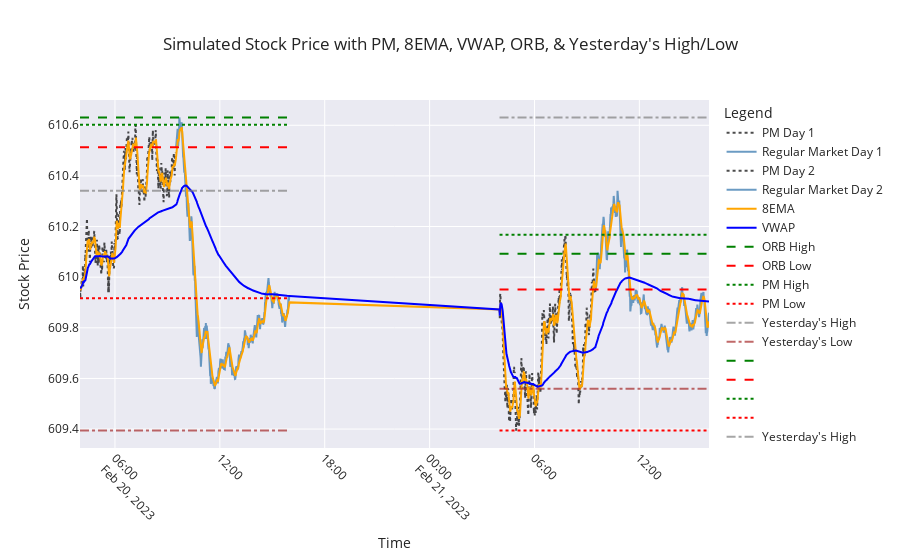

Write notebook code for a chart like this one.
### Code cell
import numpy as np  # Importing numpy for numerical operations
import pandas as pd
import seaborn as sns
from plotly.subplots import make_subplots
from ipywidgets import widgets
from IPython.display import display
from Gen_SPY_With_Indicators import simulate_stock  # Importing simulation function
import matplotlib.pyplot as plt  # Importing matplotlib for plotting
import matplotlib.ticker as mticker  # For proper Y-axis formatting

def generate_signals(df, stop_loss_pct=0.02):
    """ Generates trade signals based on ORB, VWAP, 8EMA, PM High/Low, and Yest High/Low """

    df['Signal'] = ''
    df['Stop_Loss'] = np.nan  # Initialize Stop_Loss column

    # Buy Call: Price breaks ORB High & supported by 8EMA & VWAP
    df.loc[
        (df['Close'] > df['ORB_High']) & 
        (df['Close'] > df['VWAP']) & 
        (df['Close'] > df['8EMA']),
        'Signal'
    ] = 'BUY CALL'

    # Sell Put: Price breaks ORB Low & rejected by 8EMA & VWAP
    df.loc[
        (df['Close'] < df['ORB_Low']) & 
        (df['Close'] < df['VWAP']) & 
        (df['Close'] < df['8EMA']),
        'Signal'
    ] = 'BUY PUT'

    # Boost Call Confidence if PM High or Yesterday's High is broken
    df.loc[
        (df['Signal'] == 'BUY CALL') & 
        ((df['Close'] > df['PM_High']) | (df['Close'] > df['Yest_High'])),
        'Signal'
    ] = 'STRONG BUY CALL'

    # Boost Put Confidence if PM Low or Yesterday's Low is broken
    df.loc[
        (df['Signal'] == 'BUY PUT') & 
        ((df['Close'] < df['PM_Low']) | (df['Close'] < df['Yest_Low'])),
        'Signal'
    ] = 'STRONG BUY PUT'

    # Add stop loss levels
    df.loc[df['Signal'].isin(['BUY CALL', 'STRONG BUY CALL']), 'Stop_Loss'] = df['Close'] * (1 - stop_loss_pct)
    df.loc[df['Signal'].isin(['BUY PUT', 'STRONG BUY PUT']), 'Stop_Loss'] = df['Close'] * (1 + stop_loss_pct)

    return df

# Simulate Stock Data for 2 Days
simulated_data, yesterday_high, yesterday_low = simulate_stock(number_of_days)

# Apply Signal Generation
simulated_data = generate_signals(simulated_data)

import plotly.express as px
import plotly.graph_objects as go

# Set seaborn style
sns.set(style="whitegrid")

# Create a subplot
fig = make_subplots(rows=1, cols=1)

# Function to update the plot based on the toggle button
def update_plot(change):
    fig.data = []  # Clear existing traces

    if toggle_button.value:
        # Add candlestick traces for each day
        for day in simulated_data["Day"].unique():
            day_data = simulated_data[simulated_data["Day"] == day]
            pm_data = day_data[day_data["Session"] == "PM"]
            market_data = day_data[day_data["Session"] == "Regular Market"]

            if not pm_data.empty:
                fig.add_trace(go.Candlestick(x=pm_data['Timestamp'], open=pm_data['Open'], high=pm_data['High'], low=pm_data['Low'], close=pm_data['Close'], name=f"PM Day {day}"))
            if not market_data.empty:
                fig.add_trace(go.Candlestick(x=market_data['Timestamp'], open=market_data['Open'], high=market_data['High'], low=market_data['Low'], close=market_data['Close'], name=f"Regular Market Day {day}"))
    else:
        # Add line traces for each day
        for day in simulated_data["Day"].unique():
            day_data = simulated_data[simulated_data["Day"] == day]
            pm_data = day_data[day_data["Session"] == "PM"]
            market_data = day_data[day_data["Session"] == "Regular Market"]

            fig.add_trace(go.Scatter(x=pm_data['Timestamp'], y=pm_data['Close'], mode='lines', name=f"PM Day {day}", line=dict(color="black", dash="dot"), opacity=0.7))
            fig.add_trace(go.Scatter(x=market_data['Timestamp'], y=market_data['Close'], mode='lines', name=f"Regular Market Day {day}", line=dict(color="steelblue"), opacity=0.8))

    # Add traces for indicators
    fig.add_trace(go.Scatter(x=simulated_data['Timestamp'], y=simulated_data['8EMA'], mode='lines', name="8EMA", line=dict(color="orange")))
    fig.add_trace(go.Scatter(x=simulated_data['Timestamp'], y=simulated_data['VWAP'], mode='lines', name="VWAP", line=dict(color="blue")))

    # Add traces for ORB and PM High/Low
    for day in simulated_data['Day'].unique():
        day_data = simulated_data[simulated_data['Day'] == day]
        fig.add_trace(go.Scatter(x=day_data['Timestamp'], y=day_data['ORB_High'], mode='lines', name="ORB High" if day == 1 else "", line=dict(color="green", dash="dash")))
        fig.add_trace(go.Scatter(x=day_data['Timestamp'], y=day_data['ORB_Low'], mode='lines', name="ORB Low" if day == 1 else "", line=dict(color="red", dash="dash")))
        fig.add_trace(go.Scatter(x=day_data['Timestamp'], y=day_data['PM_High'], mode='lines', name="PM High" if day == 1 else "", line=dict(color="green", dash="dot")))
        fig.add_trace(go.Scatter(x=day_data['Timestamp'], y=day_data['PM_Low'], mode='lines', name="PM Low" if day == 1 else "", line=dict(color="red", dash="dot")))

        market_open_time = day_data['Timestamp'].iloc[0]
        market_close_time = day_data['Timestamp'].iloc[-1]
        if day == 1:
            fig.add_trace(go.Scatter(x=[market_open_time, market_close_time], y=[yesterday_high, yesterday_high], mode='lines', name="Yesterday's High", line=dict(color="gray", dash="dashdot"), opacity=0.7))
            fig.add_trace(go.Scatter(x=[market_open_time, market_close_time], y=[yesterday_low, yesterday_low], mode='lines', name="Yesterday's Low", line=dict(color="brown", dash="dashdot"), opacity=0.7))
        else:
            fig.add_trace(go.Scatter(x=[market_open_time, market_close_time], y=[day_data['Yest_High'].iloc[0], day_data['Yest_High'].iloc[0]], mode='lines', name="Yesterday's High" if day == 2 else "", line=dict(color="gray", dash="dashdot"), opacity=0.7))
            fig.add_trace(go.Scatter(x=[market_open_time, market_close_time], y=[day_data['Yest_Low'].iloc[0], day_data['Yest_Low'].iloc[0]], mode='lines', name="Yesterday's Low" if day == 2 else "", line=dict(color="brown", dash="dashdot"), opacity=0.7))

    # Update layout for better appearance
    fig.update_layout(
        title="Simulated Stock Price with PM, 8EMA, VWAP, ORB, & Yesterday's High/Low",
        xaxis_title="Time",
        yaxis_title="Stock Price",
        legend_title="Legend",
        xaxis=dict(tickangle=45),
        template="seaborn"
    )

    # Show the plot
    fig.show()

# Create a toggle button
toggle_button = widgets.ToggleButton(
    value=False,
    description='Toggle Candlestick',
    disabled=False,
    button_style='',
    tooltip='Toggle between line and candlestick chart',
    icon='line-chart'
)

# Attach the update function to the toggle button
toggle_button.observe(update_plot, names='value')

# Display the toggle button
# display(toggle_button)

# Initial plot update
update_plot(None)

# Print any part of the simulated data that contains BUY CALL or BUY PUT signals during Regular Market session
#print(simulated_data[(simulated_data['Signal'].isin(['BUY CALL', 'BUY PUT', 'STRONG BUY CALL', 'STRONG BUY PUT'])) & (simulated_data['Session'] == 'Regular Market')])

### Figure 1 — Plotly figure (JSON) as saved in the notebook; plotly's stock layout.template omitted (floating-point values rounded to 4 significant figures; data arrays with more than 128 entries replaced by an {"elided": "..."} marker saying what was removed)
{"data": [{"line": {"color": "black", "dash": "dot"}, "mode": "lines", "name": "PM Day 1", "opacity": 0.7, "type": "scatter", "x": {"elided": "330 str values"}, "y": {"elided": "330 float values"}}, {"line": {"color": "steelblue"}, "mode": "lines", "name": "Regular Market Day 1", "opacity": 0.8, "type": "scatter", "x": {"elided": "390 str values"}, "y": {"elided": "390 float values"}}, {"line": {"color": "black", "dash": "dot"}, "mode": "lines", "name": "PM Day 2", "opacity": 0.7, "type": "scatter", "x": {"elided": "330 str values"}, "y": {"elided": "330 float values"}}, {"line": {"color": "steelblue"}, "mode": "lines", "name": "Regular Market Day 2", "opacity": 0.8, "type": "scatter", "x": {"elided": "390 str values"}, "y": {"elided": "390 float values"}}, {"line": {"color": "orange"}, "mode": "lines", "name": "8EMA", "type": "scatter", "x": {"elided": "1440 str values"}, "y": {"elided": "1440 float values"}}, {"line": {"color": "blue"}, "mode": "lines", "name": "VWAP", "type": "scatter", "x": {"elided": "1440 str values"}, "y": {"elided": "1440 float values"}}, {"line": {"color": "green", "dash": "dash"}, "mode": "lines", "name": "ORB High", "type": "scatter", "x": {"elided": "720 str values"}, "y": {"elided": "720 float values"}}, {"line": {"color": "red", "dash": "dash"}, "mode": "lines", "name": "ORB Low", "type": "scatter", "x": {"elided": "720 str values"}, "y": {"elided": "720 float values"}}, {"line": {"color": "green", "dash": "dot"}, "mode": "lines", "name": "PM High", "type": "scatter", "x": {"elided": "720 str values"}, "y": {"elided": "720 float values"}}, {"line": {"color": "red", "dash": "dot"}, "mode": "lines", "name": "PM Low", "type": "scatter", "x": {"elided": "720 str values"}, "y": {"elided": "720 float values"}}, {"line": {"color": "gray", "dash": "dashdot"}, "mode": "lines", "name": "Yesterday's High", "opacity": 0.7, "type": "scatter", "x": ["2023-02-20T04:00:00", "2023-02-20T15:59:00"], "y": [610.3, 610.3]}, {"line": {"color": "brown", "dash": "dashdot"}, "mode": "lines", "name": "Yesterday's Low", "opacity": 0.7, "type": "scatter", "x": ["2023-02-20T04:00:00", "2023-02-20T15:59:00"], "y": [609.4, 609.4]}, {"line": {"color": "green", "dash": "dash"}, "mode": "lines", "name": "", "type": "scatter", "x": {"elided": "720 str values"}, "y": {"elided": "720 float values"}}, {"line": {"color": "red", "dash": "dash"}, "mode": "lines", "name": "", "type": "scatter", "x": {"elided": "720 str values"}, "y": {"elided": "720 float values"}}, {"line": {"color": "green", "dash": "dot"}, "mode": "lines", "name": "", "type": "scatter", "x": {"elided": "720 str values"}, "y": {"elided": "720 float values"}}, {"line": {"color": "red", "dash": "dot"}, "mode": "lines", "name": "", "type": "scatter", "x": {"elided": "720 str values"}, "y": {"elided": "720 float values"}}, {"line": {"color": "gray", "dash": "dashdot"}, "mode": "lines", "name": "Yesterday's High", "opacity": 0.7, "type": "scatter", "x": ["2023-02-21T04:00:00", "2023-02-21T15:59:00"], "y": [610.6, 610.6]}, {"line": {"color": "brown", "dash": "dashdot"}, "mode": "lines", "name": "Yesterday's Low", "opacity": 0.7, "type": "scatter", "x": ["2023-02-21T04:00:00", "2023-02-21T15:59:00"], "y": [609.6, 609.6]}], "layout": {"legend": {"title": {"text": "Legend"}}, "title": {"text": "Simulated Stock Price with PM, 8EMA, VWAP, ORB, & Yesterday's High/Low"}, "xaxis": {"anchor": "y", "domain": [0, 1], "tickangle": 45, "title": {"text": "Time"}}, "yaxis": {"anchor": "x", "domain": [0, 1], "title": {"text": "Stock Price"}}}}
